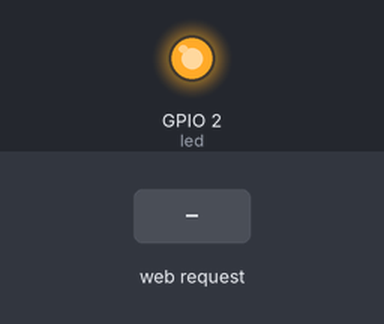
This sketch was run on a simulated ESP8266 (NodeMCU). Shown: output pins drawn as LEDs (lit = HIGH). Inputs (shaded band) come from the test bench. WiFi joins after 1.5 s; servers stay silent unless stated; what the sketch prints to the serial monitor is not drawn.

Above: at 2.7 s.
2.8 s: HTTP request GET /on received
At 3.7 s:
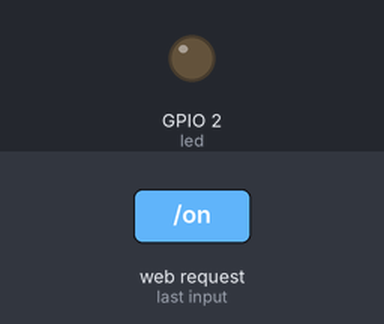
4.3 s: HTTP request GET /off received
At 4.9 s:
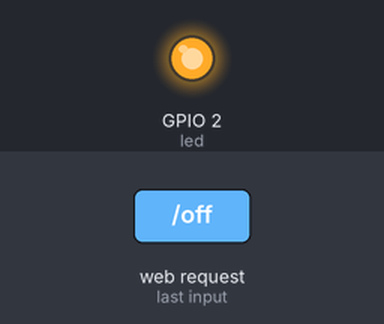
5.8 s: HTTP request GET /toggle received
At 7.2 s:
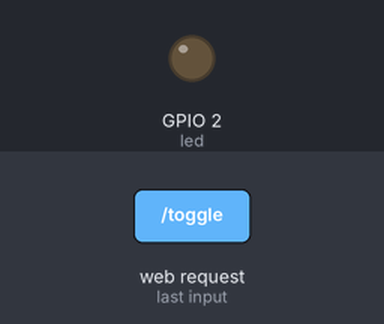
Timing chart, 0 to 8.8 s (numbered marks = the images above; inputs shaded):
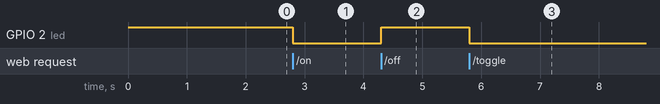

The sketch:

sketch_may2a.ino
```cpp
#include <ESP8266WiFi.h>
#include <WiFiClient.h>
#include <ESP8266WebServer.h>
#include <ESP8266mDNS.h>

#ifndef STASSID
#define STASSID "TI Roboter"
#define STAPSK "ITRobot!"
#endif

const char* ssid = STASSID;
const char* password = STAPSK;

ESP8266WebServer server(80);

const int led = LED_BUILTIN;

// Beim ESP8266 ist LED_BUILTIN meistens active LOW:
// LOW  = LED an
// HIGH = LED aus
bool ledIsOn = false;

void setLed(bool on) {
  ledIsOn = on;

  if (ledIsOn) {
    digitalWrite(led, LOW);   // LED an
  } else {
    digitalWrite(led, HIGH);  // LED aus
  }
}

void handleRoot() {
  String message = "ESP8266 Webserver laeuft!\n\n";
  message += "Verfuegbare Endpunkte:\n";
  message += "/on      -> LED einschalten\n";
  message += "/off     -> LED ausschalten\n";
  message += "/toggle  -> LED umschalten\n\n";
  message += "Aktueller Status: ";
  message += ledIsOn ? "AN" : "AUS";
  message += "\n";

  server.send(200, "text/plain", message);
}

void handleNotFound() {
  String message = "File Not Found\n\n";
  message += "URI: ";
  message += server.uri();
  message += "\nMethod: ";
  message += (server.method() == HTTP_GET) ? "GET" : "POST";
  message += "\nArguments: ";
  message += server.args();
  message += "\n";

  for (uint8_t i = 0; i < server.args(); i++) {
    message += " " + server.argName(i) + ": " + server.arg(i) + "\n";
  }

  server.send(404, "text/plain", message);
}

void setup(void) {
  pinMode(led, OUTPUT);

  // LED am Start ausschalten
  setLed(false);

  Serial.begin(115200);
  WiFi.mode(WIFI_STA);
  WiFi.begin(ssid, password);

  Serial.println("");
  Serial.print("Verbinde mit WLAN: ");
  Serial.println(ssid);

  while (WiFi.status() != WL_CONNECTED) {
    delay(500);
    Serial.print(".");
  }

  Serial.println("");
  Serial.println("WLAN verbunden");
  Serial.print("IP-Adresse: ");
  Serial.println(WiFi.localIP());

  if (MDNS.begin("esp8266")) {
    Serial.println("MDNS responder gestartet");
    Serial.println("Aufruf auch moeglich mit: http://esp8266.local/");
  }

  server.on("/", handleRoot);

  server.on("/on", []() {
    setLed(true);
    server.send(200, "text/plain", "LED ist AN");
  });

  server.on("/off", []() {
    setLed(false);
    server.send(200, "text/plain", "LED ist AUS");
  });

  server.on("/toggle", []() {
    setLed(!ledIsOn);

    if (ledIsOn) {
      server.send(200, "text/plain", "LED wurde eingeschaltet");
    } else {
      server.send(200, "text/plain", "LED wurde ausgeschaltet");
    }
  });

  server.onNotFound(handleNotFound);

  server.begin();
  Serial.println("HTTP server gestartet");
  Serial.println("");
  Serial.println("Nutze diese Links:");
  Serial.print("http://");
  Serial.print(WiFi.localIP());
  Serial.println("/on");

  Serial.print("http://");
  Serial.print(WiFi.localIP());
  Serial.println("/off");

  Serial.print("http://");
  Serial.print(WiFi.localIP());
  Serial.println("/toggle");
}

void loop(void) {
  server.handleClient();
  MDNS.update();
}
```

Measured:
- after the input at 2.8 s, GPIO 2 (led): HIGH → LOW at once
- after the input at 4.3 s, GPIO 2 (led): LOW → HIGH at once
- after the input at 5.8 s, GPIO 2 (led): HIGH → LOW at once
